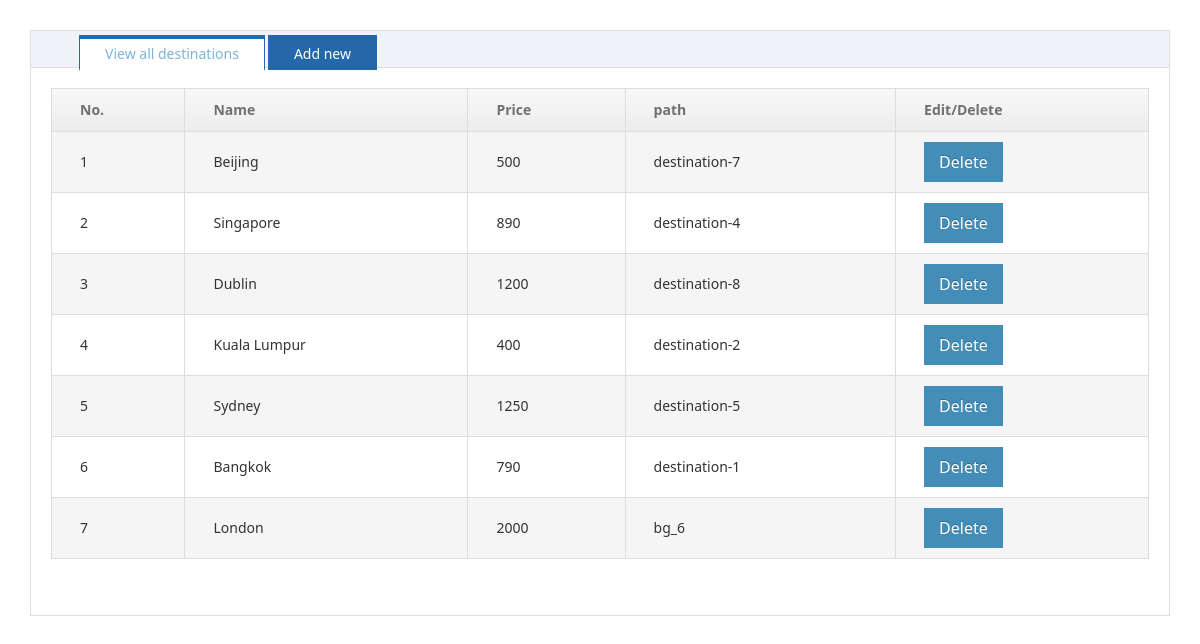
Page /type on the committed database.
### models.py (models this page shows)
class Places(db.Model):
    __tablename__ = 'places'
    id = db.Column(db.Integer, primary_key=True, autoincrement=True)
    name = db.Column(db.String(100), nullable=False)
    content = db.Column(db.Text, nullable=False)
    path = db.Column(db.String(100), nullable=False)
    price = db.Column(db.String(100), nullable=False)

### app.py (the view)
@app.route('/type')
def type():
    context = {
        'places': Places.query.order_by('id').all()
    }
    return render_template("type.html",**context)

### templates/type.html (shortened to what this page needs)
<!DOCTYPE html>
<html>
	<head>
		<link rel="stylesheet" />
		<link rel="stylesheet" href="css/Site.css" />
		<link rel="stylesheet" href="css/zy.all.css" />
		<link rel="stylesheet" href="css/font-awesome.min.css" />
		<link rel="stylesheet" href="css/amazeui.min.css" />
		<link rel="stylesheet" href="css/admin.css" />
          <link type="text/css" rel="stylesheet" href="{{ url_for('static',filename='css/Site.css') }}">
      <link type="text/css" rel="stylesheet" href="{{ url_for('static',filename='css/zy.all.css') }}">
	  <link type="text/css" rel="stylesheet" href="{{ url_for('static',filename='css/font-awesome.min.css') }}">
        <link type="text/css" rel="stylesheet" href="{{ url_for('static',filename='css/amazeui.min.css') }}">
         <link type="text/css" rel="stylesheet" href="{{ url_for('static',filename='css/admin.css') }}">
	<body>
		<div class="dvcontent">
			<div>
				<div class="tabs">
					<div class="hd">
						<ul style="">
							<li style="box-sizing: initial;-webkit-box-sizing: initial;" class="on">View all destinations</li>
							<li class="" style="box-sizing: initial;-webkit-box-sizing: initial;">Add new</li>
						</ul>
					</div>
					<div class="bd">
						<ul style="display: block;padding: 20px;">
							<li>
								<div id="dv1">
									<table class="table" id="tbRecord">
										<thead>
											<tr>
												<th>No.</th>
												<th>Name</th>
												<th>Price</th>
												<th>path</th>
												<th>Edit/Delete</th>
											</tr>
										</thead>
										<tbody>
                                        {% for place in places %}
											<tr>
												<td>{{ place.id }}</td>
												<td>{{ place.name }}</td>
												<td>{{ place.price }}</td>
												<td>{{ place.path }}</td>
												<td class="text-right">
                            <form  method="post" action="{{ url_for('place_delete',id= place.id) }}">
                                <input name="delete" type="submit" value="Delete" onclick="return confirm('确认删除此部门？')" class="btn btn-simple btn-danger btn-icon remove">
                            </form>
                            </td>
											</tr>
										{% endfor %}
										</tbody>
									</table>
								</div>
							</li>
						</ul>
					</div>
				</div>
			</div>
		</div>
	</body>
</html>

### static/css/admin.css (style rules this page uses)
html, body { height: 100%; overflow: hidden; }
ul { margin-top: 0; }

### static/css/zy.form.css (style rules this page uses)
input[type="button"],input[type="submit"],.confirmbtnok ,.alertbtnok { background-color:#438EB9;border-color:#438EB9;color: #fff; border-width:5px; border-style:solid; display: inline-block; text-shadow: 0px -1px 0px rgba(0, 0, 0, 0.25) !important; background-image: none !important; border-radius: 0px; box-shadow: none !important; transition: all 0.15s ease 0s; cursor: pointer; vertical-align: middle; margin: 0px; min-width:52px; padding:4px 10px; position: relative; font-size: 16px; text-align: center; white-space: nowrap; -moz-user-select: none; text-transform: none; font-family: inherit; outline:0px; }

### static/css/zy.layout.css (style rules this page uses)
body { font-family:'Courier New'; }

### static/css/zy.table.css (style rules this page uses)
.table thead tr { color: #707070; font-weight: normal; background: linear-gradient(to bottom, #F8F8F8 0px, #ECECEC 100%) repeat-x scroll 0% 0% #F2F2F2; }
.table thead tr th { border: 1px solid #DDD; text-align:left; text-indent:20px; padding:10px 8px;font-size: 14px; color:#707070; font-weight: 700; }
.table tbody tr td { border: 1px solid #DDD;text-indent:20px;text-align:left;padding:10px 8px;font-size: 14px; }
.table tbody tr:nth-child(2n+1) { background-color:#F5F5F5; }

### static/css/zy.tabs.css (style rules this page uses)
.tabs { border: 1px solid #ddd; text-align: left; margin: 30px; }
.tabs > .hd { height: 37px; line-height: 30px; background: #EFF3F8; padding: 0px 20px; border-bottom: 1px solid #ddd; position: relative; }
.tabs > .hd > ul { float: left; position: absolute; left: 20px; top: -1px; height: 28px; font-size: 14px; }
.tabs > .hd > ul > li { float: left; padding: 0 25px; cursor: pointer; background: #2468a9; margin-right: 3px; margin-top: 5px; color: white; border: 1px solid #2468a9; border-top: 4px solid #2468a9; }
.tabs > .hd > ul > li.on { height: 30px; background: #fff; border-bottom: 2px solid #fff; color: #7DB4D8; }

### rows in the picture
Places: id "1", name "Beijing", price "500", path "destination-7"
Places: id "2", name "Singapore", price "890", path "destination-4"
Places: id "3", name "Dublin", price "1200", path "destination-8"
Places: id "4", name "Kuala Lumpur", price "400", path "destination-2"
Places: id "5", name "Sydney", price "1250", path "destination-5"
Places: id "6", name "Bangkok", price "790", path "destination-1"
Places: id "7", name "London", price "2000", path "bg_6"
